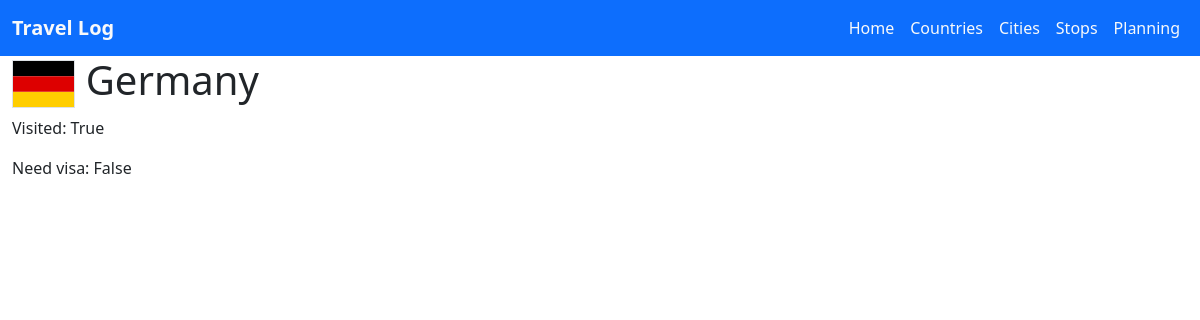
/countries/66, run on the app's committed database.
### mytrips/models.py (models this page shows, shortened)
class Country(models.Model):
    name = models.CharField(max_length=255, unique=True)
    visited = models.BooleanField(default=False)
    need_visa = models.BooleanField(default=None, null=True)
    lat = models.DecimalField(max_digits=9, decimal_places=6)
    lon = models.DecimalField(max_digits=9, decimal_places=6)
    continent = models.CharField(max_length=25, choices=CONTINENTS, null=True)
    capital = models.CharField(max_length=255, null=True, default=None)
    currency = models.CharField(
        max_length=25, choices=CURRENCIES, null=True, default=None
    )
    language = models.CharField(
        max_length=25, choices=LANGUAGES, null=True, default=None
    )
    area_code = models.CharField(max_length=10, null=True, default=None)
    iso_code = models.CharField(max_length=10)
    class Meta:
        verbose_name_plural = "Countries"

### mytrips/views.py (the view)
# urls.py: path("countries/<int:id>", views.country_details, name="country_details"),
def country_details(request, id):
    country = get_object_or_404(Country, id=id)
    context = {
        "country": country,
    }
    return render(request, "country_details.html", context)

### mytrips/templates/country_details.html (shortened to what this page needs)
{% extends "master.html" %}
{% block content %}
{% load static %}
<h1><img class="border" src="{% static 'flags/4x3/' %}{{country.iso_code}}.svg" height="48"> {{ country.name }}</h1>
<p>Visited: {{ country.visited }}</p>
<p>Need visa: {{ country.need_visa }}</p>
{% endblock %}

### data on the page
Country: name "Germany", visited "True", need_visa "False"
